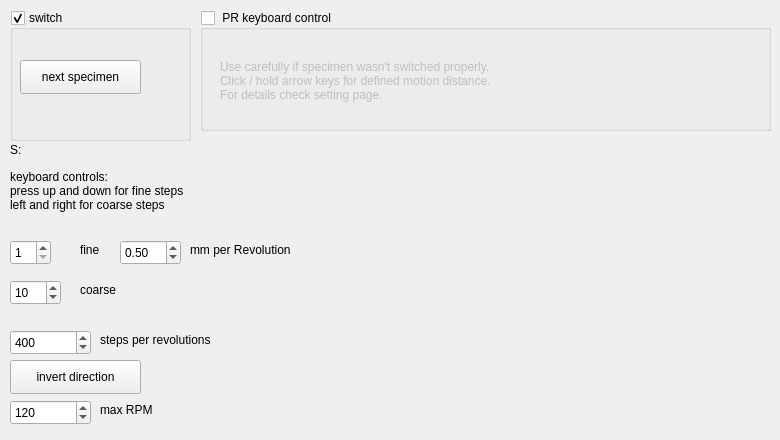
    <widget class="QWidget" name="tab">
     <attribute name="title">
      <string>Specimen switch</string>
     </attribute>
     <widget class="QLabel" name="label_162">
      <property name="geometry">
       <rect>
        <x>10</x>
        <y>80</y>
        <width>68</width>
        <height>19</height>
       </rect>
      </property>
      <property name="text">
       <string/>
      </property>
     </widget>
     <widget class="QFrame" name="stackedW_settings_s">
      <property name="geometry">
       <rect>
        <x>0</x>
        <y>140</y>
        <width>331</width>
        <height>291</height>
       </rect>
      </property>
      <property name="frameShadow">
       <enum>QFrame::Sunken</enum>
      </property>
      <widget class="QDoubleSpinBox" name="spinB_s_mm_per_rev">
       <property name="geometry">
        <rect>
         <x>120</x>
         <y>100</y>
         <width>61</width>
         <height>25</height>
        </rect>
       </property>
       <property name="singleStep">
        <double>1.000000000000000</double>
       </property>
       <property name="value">
        <double>0.500000000000000</double>
       </property>
      </widget>
      <widget class="QLabel" name="label_170">
       <property name="geometry">
        <rect>
         <x>80</x>
         <y>100</y>
         <width>68</width>
         <height>19</height>
        </rect>
       </property>
       <property name="text">
        <string>fine</string>
       </property>
      </widget>
      <widget class="QSpinBox" name="spinB_s_fine">
       <property name="geometry">
        <rect>
         <x>10</x>
         <y>100</y>
         <width>41</width>
         <height>25</height>
        </rect>
       </property>
       <property name="minimum">
        <number>1</number>
       </property>
       <property name="maximum">
        <number>32</number>
       </property>
      </widget>
      <widget class="QLabel" name="label_171">
       <property name="geometry">
        <rect>
         <x>100</x>
         <y>190</y>
         <width>151</width>
         <height>19</height>
        </rect>
       </property>
       <property name="frameShadow">
        <enum>QFrame::Sunken</enum>
       </property>
       <property name="text">
        <string>steps per revolutions</string>
       </property>
      </widget>
      <widget class="QPushButton" name="pushB_s_invert">
       <property name="geometry">
        <rect>
         <x>10</x>
         <y>220</y>
         <width>131</width>
         <height>34</height>
        </rect>
       </property>
       <property name="text">
        <string>invert direction</string>
       </property>
      </widget>
      <widget class="QLabel" name="label_172">
       <property name="geometry">
        <rect>
         <x>80</x>
         <y>140</y>
         <width>68</width>
         <height>19</height>
        </rect>
       </property>
       <property name="text">
        <string>coarse</string>
       </property>
      </widget>
      <widget class="QSpinBox" name="spinB_s_coarse">
       <property name="geometry">
        <rect>
         <x>10</x>
         <y>140</y>
         <width>51</width>
         <height>25</height>
        </rect>
       </property>
       <property name="minimum">
        <number>1</number>
       </property>
       <property name="maximum">
        <number>124</number>
       </property>
       <property name="value">
        <number>10</number>
       </property>
      </widget>
      <widget class="QLabel" name="label_173">
       <property name="geometry">
        <rect>
         <x>10</x>
         <y>0</y>
         <width>68</width>
         <height>19</height>
        </rect>
       </property>
       <property name="text">
        <string>S:</string>
       </property>
      </widget>
      <widget class="QSpinBox" name="spinB_s_max_RPM">
       <property name="geometry">
        <rect>
         <x>10</x>
         <y>260</y>
         <width>81</width>
         <height>25</height>
        </rect>
       </property>
       <property name="maximum">
        <number>1000</number>
       </property>
       <property name="value">
        <number>120</number>
       </property>
      </widget>
      <widget class="QLabel" name="label_174">
       <property name="geometry">
        <rect>
         <x>10</x>
         <y>20</y>
         <width>261</width>
         <height>61</height>
        </rect>
       </property>
       <property name="text">
        <string>keyboard controls:
press up and down for fine steps
left and right for coarse steps</string>
       </property>
      </widget>
      <widget class="QSpinBox" name="spinB_s_steps_per_rev">
       <property name="geometry">
        <rect>
         <x>10</x>
         <y>190</y>
         <width>81</width>
         <height>25</height>
        </rect>
       </property>
       <property name="maximum">
        <number>51200</number>
       </property>
       <property name="value">
        <number>400</number>
       </property>
      </widget>
      <widget class="QLabel" name="label_175">
       <property name="geometry">
        <rect>
         <x>100</x>
         <y>260</y>
         <width>68</width>
         <height>19</height>
        </rect>
       </property>
       <property name="text">
        <string>max RPM</string>
       </property>
      </widget>
      <widget class="QLabel" name="label_176">
       <property name="geometry">
        <rect>
         <x>190</x>
         <y>100</y>
         <width>151</width>
         <height>19</height>
        </rect>
       </property>
       <property name="text">
        <string>mm per Revolution</string>
       </property>
      </widget>
     </widget>
     <widget class="QGroupBox" name="groupB_key_control_switch">
      <property name="geometry">
       <rect>
        <x>200</x>
        <y>10</y>
        <width>571</width>
        <height>121</height>
       </rect>
      </property>
      <property name="title">
       <string> PR keyboard control</string>
      </property>
      <property name="flat">
       <bool>true</bool>
      </property>
      <property name="checkable">
       <bool>true</bool>
      </property>
      <property name="checked">
       <bool>false</bool>
      </property>
      <widget class="QLabel" name="label_177">
       <property name="geometry">
        <rect>
         <x>20</x>
         <y>40</y>
         <width>371</width>
         <height>61</height>
        </rect>
       </property>
       <property name="text">
        <string>Use carefully if specimen wasn't switched properly. 
Click / hold arrow keys for defined motion distance. 
For details check setting page. </string>
       </property>
      </widget>
     </widget>
     <widget class="QGroupBox" name="groupB_switch">
      <property name="geometry">
       <rect>
        <x>10</x>
        <y>10</y>
        <width>181</width>
        <height>131</height>
       </rect>
      </property>
      <property name="title">
       <string>switch</string>
      </property>
      <property name="flat">
       <bool>true</bool>
      </property>
      <property name="checkable">
       <bool>true</bool>
      </property>
      <property name="checked">
       <bool>true</bool>
      </property>
      <widget class="QPushButton" name="pushB_switch">
       <property name="geometry">
        <rect>
         <x>10</x>
         <y>50</y>
         <width>121</width>
         <height>34</height>
        </rect>
       </property>
       <property name="text">
        <string>next specimen</string>
       </property>
      </widget>
     </widget>
    </widget>
